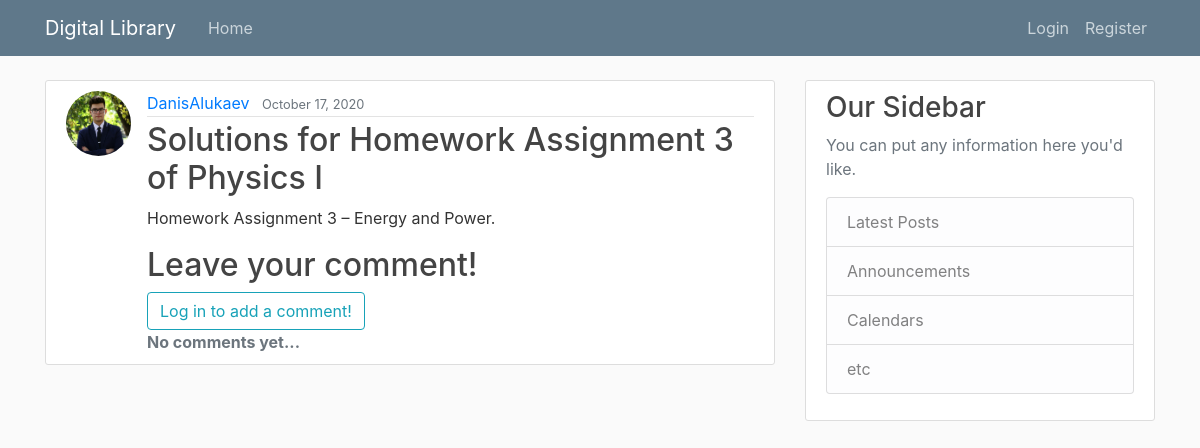
The page /content/14/ on the database as committed earlier.
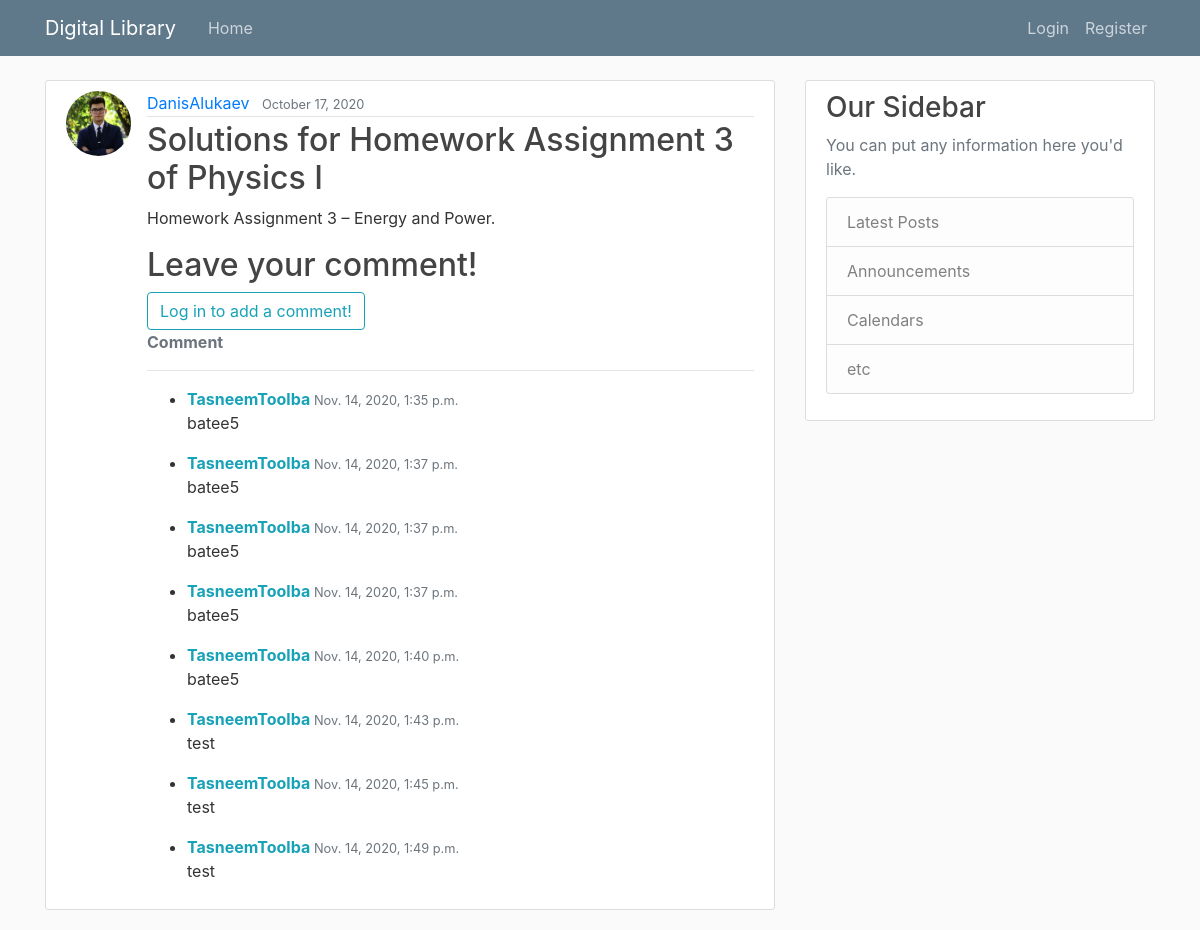
The same page on the database as committed later.
### Storage/models.py (models this page shows, shortened)
class Upload(models.Model):
    title = models.CharField(max_length=50)
    content = models.TextField()
    date = models.DateTimeField(default=timezone.now)
    user = models.ForeignKey(User, on_delete=models.CASCADE)
    document = models.FileField(upload_to='documents/')
    tags = models.ManyToManyField(Tag, help_text="Select the tags")

class Comment(models.Model):
    content_connected = models.ForeignKey(
        Upload, related_name='comments', on_delete=models.CASCADE)
    author = models.ForeignKey(User, on_delete=models.CASCADE)
    content = models.TextField()
    date_posted = models.DateTimeField(default=timezone.now)

### Users/models.py (models this page shows, shortened)
class Profile(models.Model):
    user = models.OneToOneField(User, on_delete=models.CASCADE)
    image = models.ImageField(default='default.jpg', upload_to='profile_pics')

### Storage/views.py (the view, shortened to what this page needs)
# urls.py: path('content/<int:pk>/', UploadDetailView.as_view(), name='Content-detail'),
class UploadDetailView(DetailView):
    model = Upload
    def get_context_data(self, **kwargs):
        data = super().get_context_data(**kwargs)
        comments_connected = Comment.objects.filter(
            content_connected=self.get_object()).order_by('date_posted')
        data['comments'] = comments_connected
        data['comment_form'] = CommentForm()
        print(str(data['comment_form']))
        return data

### Storage/templates/Storage/Upload_detail.html (shortened to what this page needs)
{% extends "Storage/base.html" %}
{% block content %}
        <article class="media content-section">
            <img class="rounded-circle article-img" src="{{ upload.user.profile.image.url }}">
          <div class="media-body">
            <div class="article-metadata">
              <a class="mr-2" href="{% url 'User-uploads' upload.user.username %}">{{ upload.user }}</a>
              <small class="text-muted">{{ upload.date|date:"F d, Y" }}</small>
            </div>
            <h2 class="article-title">{{ upload.title }}</h2>
            <p class="article-content">{{ upload.content }}</p>
             {% include "./comment.html" %}
          </div>
        </article>
{% endblock content%}

### Storage/templates/Storage/base.html (shortened to what this page needs)
{% load static %}
<!DOCTYPE html>
<html lang="en">
<head>
    <link rel="stylesheet" href="https://maxcdn.bootstrapcdn.com/bootstrap/4.0.0/css/bootstrap.min.css">
    <link rel="stylesheet" type="text/css" href="{% static 'Storage/main.css' %}">
</head>
<body>
    <header class="site-header">
      <nav class="navbar navbar-expand-md navbar-dark bg-steel fixed-top" >
        <div class="container">
          <a class="navbar-brand mr-4" href="{% url 'Storage-workspace' %}">Digital Library</a>
          <div class="collapse navbar-collapse" id="navbarToggle">
            <div class="navbar-nav mr-auto">
              <a class="nav-item nav-link" href="{% url 'Storage-workspace' %}">Home</a>
            </div>
            <div class="navbar-nav">
                {% if user.is_authenticated %}
                    <a class="nav-item nav-link" href="{% url 'Search_and_filter' %}">Search</a>
                    <a class="nav-item nav-link" href="{% url 'Content-create' %}">Contribute</a>
                    <a class="nav-item nav-link" href="{% url 'profile' %}">Profile</a>
                    <a class="nav-item nav-link" href="{% url 'logout' %}">Logout</a>
                {% else %}
                    <a class="nav-item nav-link" href="{% url 'login' %}">Login</a>
                    <a class="nav-item nav-link" href="{% url 'register' %}">Register</a>
                {% endif %}
            </div>
          </div>
        </div>
      </nav>
    </header>
    <main role="main" class="container">
      <div class="row">
        <div class="col-md-8">
            {% block content %}{% endblock %}
        </div>
        <div class="col-md-4">
          <div class="content-section">
            <h3>Our Sidebar</h3>
            <p class='text-muted'>You can put any information here you'd like.
              <ul class="list-group">
                <li class="list-group-item list-group-item-light">Latest Posts</li>
                <li class="list-group-item list-group-item-light">Announcements</li>
                <li class="list-group-item list-group-item-light">Calendars</li>
                <li class="list-group-item list-group-item-light">etc</li>
              </ul>
            </p>
          </div>
        </div>
      </div>
    </main>
</body>
</html>

### Storage/templates/Storage/comment.html
<h2>Leave your comment!</h2>
<div id="comments_section">
  {% if user.is_authenticated %}
  <form method="POST">
    {% csrf_token %}
    <div class="form-group">
      {{ comment_form }}
      <button class="btn btn-info" type="submit">Add comment <i class="fas fa-comments"></i></button>
    </div>
  </form>
  {% else %}
  <a class="btn btn-outline-info" href="{% url 'login' %}?next={{request.path}}">Log in to add a comment!</a><br>
  {% endif %}
  {% if comments %}
  <strong class="text-secondary">{{ object.number_of_comments }} Comment{{ object.number_of_comments|pluralize }}</strong>
  <hr>
  <ul>
    {% for comment in comments %}
    <li>
     <div>
        <span>
          <strong class="text-info">{{ comment.author }} </strong>
          <small class="text-muted">{{ comment.date_posted }}</small>
        </span>
        <p>
          {{ comment.content|safe }}
        </p>
      </div>
    </li>
    {% endfor %}
  </ul>
  {% else %}
    <strong class="text-secondary">No comments yet...</strong>
  {% endif %}
</div>

### Storage/static/Storage/main.css (style rules this page uses)
body { background: #fafafa; color: #333333; margin-top: 5rem; }
h1, h2, h3, h4, h5, h6 { color: #444444; }
ul { margin: 0; }
.bg-steel { background-color: #5f788a; }
.site-header .navbar-nav .nav-link { color: #cbd5db; }
.content-section { background: #ffffff; padding: 10px 20px; border: 1px solid #dddddd; border-radius: 3px; margin-bottom: 20px; }
.article-title { color: #444444; }
.article-content { white-space: pre-line; }
.article-img { height: 65px; width: 65px; margin-right: 16px; }
.article-metadata { padding-bottom: 1px; margin-bottom: 4px; border-bottom: 1px solid #e3e3e3 }

Rows that differ between the two databases and show on the page:
added Comment: author "TasneemToolba", date_posted "Nov. 14, 2020, 1:35 p.m.", content "batee5"
added Comment: author "TasneemToolba", date_posted "Nov. 14, 2020, 1:37 p.m.", content "batee5"
added Comment: author "TasneemToolba", date_posted "Nov. 14, 2020, 1:37 p.m.", content "batee5"
added Comment: author "TasneemToolba", date_posted "Nov. 14, 2020, 1:37 p.m.", content "batee5"
added Comment: author "TasneemToolba", date_posted "Nov. 14, 2020, 1:40 p.m.", content "batee5"
added Comment: author "TasneemToolba", date_posted "Nov. 14, 2020, 1:43 p.m.", content "test"
added Comment: author "TasneemToolba", date_posted "Nov. 14, 2020, 1:45 p.m.", content "test"
added Comment: author "TasneemToolba", date_posted "Nov. 14, 2020, 1:49 p.m.", content "test"
Other text that changed with them:
text no longer shown: "No comments yet..."
text now shown: "Comment"
